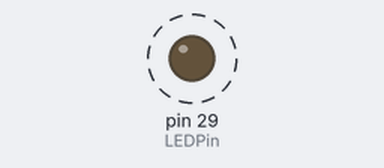
A program run on a simulated Raspberry Pi (header pin numbers). Parts: output pins drawn as LEDs (lit = HIGH). Dashed ring = blinking. What the program prints to the terminal is not drawn.

Above: at 0.2 s.
Timing chart, 0 to 3.0 s (numbered marks = the images above):
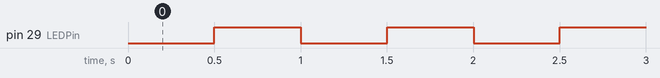

Measured:
- by itself, pin 29 (LEDPin): alternates HIGH for 0.50 s and LOW for 0.50 s

The program:

led.py
```python
import RPi.GPIO as GPIO
import time

LEDPin = 29
GPIO.setmode(GPIO.BOARD)
GPIO.setup(LEDPin, GPIO.OUT)
GPIO.output(LEDPin, GPIO.HIGH)

try:
    while True:
        print '... led on'
        GPIO.output(LEDPin, GPIO.LOW)
        time.sleep(0.5)
        print '... led off'
        GPIO.output(LEDPin, GPIO.HIGH)
        time.sleep(0.5)
except KeyboardInterrupt:
    GPIO.output(LEDPin, GPIO.HIGH)
    GPIO.cleanup()
```
